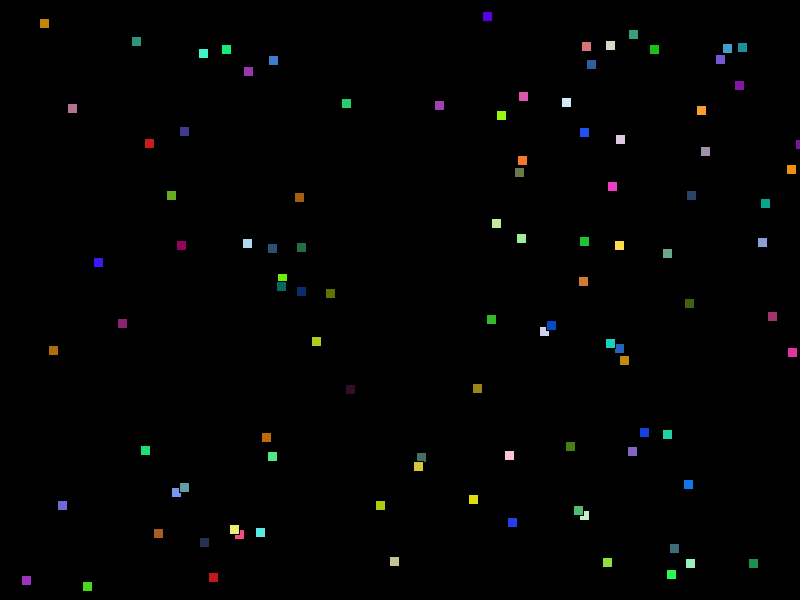
Frame 1 (no input)
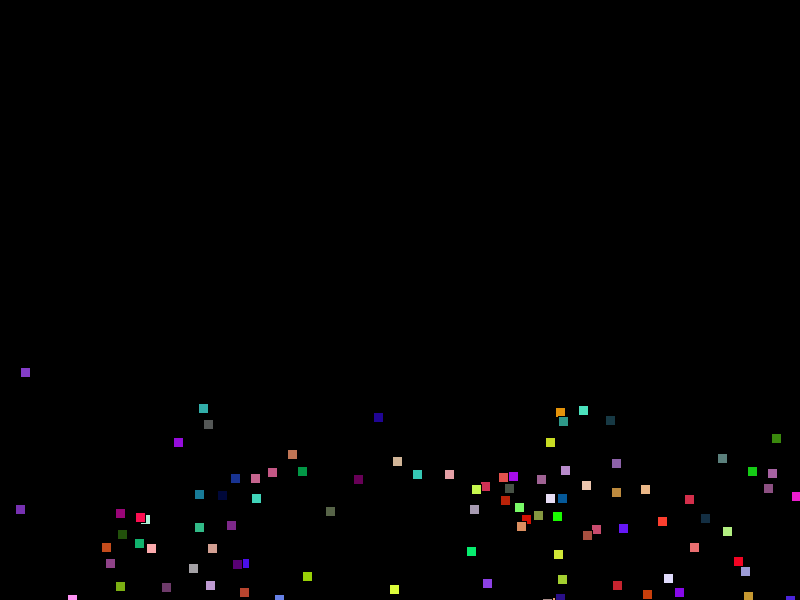
Frame 60 (the mouse pressed at the canvas centre just before this capture)
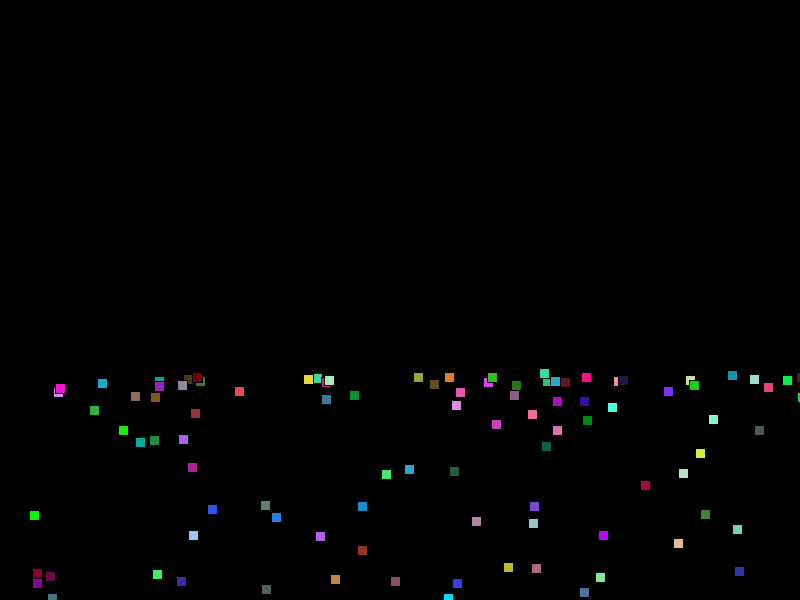
Frame 120 (the mouse held since frame 60 and released just before this capture)

The Processing sketch that drew these frames (run headless with seeded random() and noise(); from frame 60 on, the mouse is pressed at the canvas centre):

// Processing sketch: clase_3
// ── clase_3.pde
ArrayList<Particle> pSystem;
  int limit;
void setup() {
  background(0);

  size(800, 600);
  limit =100;
  pSystem = new ArrayList <Particle>();
  for (int i=0; i < limit; i++) {
    Particle  newParticle = new Particle();
    pSystem.add(newParticle);
  }
}

void draw() {
  background(0);
   for (int i=0; i < limit; i++) {
   Particle thisParticle = pSystem.get(i);
   thisParticle.run();
  }
}
// ── Particle.pde
class Particle {
  PVector  position, speed, acc;
  float size, topSpeed;

  Particle () {
    position = new PVector(random (0,width), random(0, height),0);
    speed = new PVector(random(-2,2),random(0,2),0);
    acc = new PVector(-0.001, 0.01, 0);
    size = 10;
    topSpeed = 10;
  }

  void run () {
    paint (); // dibujar
    mover();
    checkEdges();
    gravity();
    //interes
    //
  }

  void paint() {
    fill(random(0, 255), random(0, 255), random(0, 255));
    rect(position.x, position.y, size, size);
  }

  /*void checkEdges() {
   
   if (position.x > width) {
   position.x = 0;
   } else if (position.x < 0) {
   position.x = width;
   }
   
   if (position.y > height) {
   position.y = 0;
   } else if (position.y < 0) {
   position.y = height;
   }
   }*/

  void checkEdges() {
    if ((position.x > width) || (position.x < 0)) {
      speed.x = speed.x *-1;
    }

    if ((position.y > height) || (position.y < 0)) {
      speed.y = speed.y *-1;
    }
  }

  void mover () {
    PVector mouseP = new PVector(mouseX,mouseY,0);
    PVector dir =PVector.sub(mouseP,position);
    dir.normalize();
    
    speed.add(acc);
    speed.limit(topSpeed);
    position.add(speed);
  }

  void gravity() {
    PVector gravedad = new PVector(0, 0.2, 0);
    speed.add(gravedad);
  }
}
